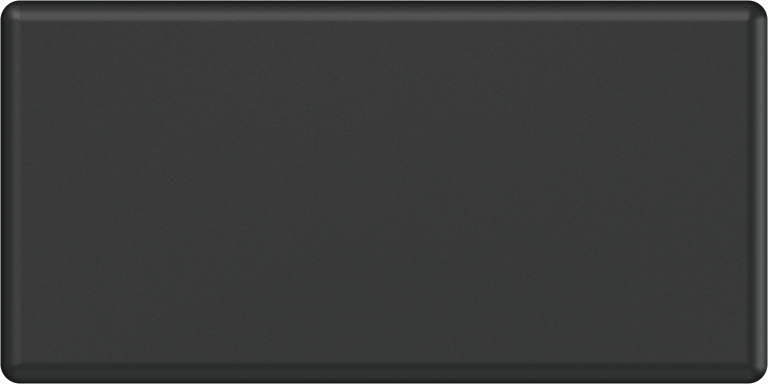
#> input picture frontend/src/assets/hardware/matte-keycap.webp, 768 x 384 px
$ python bake-heritage-materials.py
#> lines starting #> are read from the running program, lines starting #| are printed output that depends on the picture
"""Bake the approved raised key with legacy grain, leather and ebony inlays.

Offline only; deterministic assets with no runtime filters or blend modes.
Run after bake-hardware-materials.py using Python, numpy and Pillow.
"""
from pathlib import Path
import numpy as np
from PIL import Image

ASSETS = Path(__file__).resolve().parents[1] / 'src/assets'
OUT = ASSETS / 'hardware'
rng = np.random.default_rng(1281)


def save(name, values):
    image = Image.fromarray(np.uint8(np.clip(values, 0, 255)))
    image.save(OUT / name, 'WEBP', quality=92, method=6)
    print(name, image.size, (OUT / name).stat().st_size)


# Restore the actual previous theme's grain without losing the approved bevel.
key = np.asarray(Image.open(OUT / 'matte-keycap.webp').convert('RGBA')).copy()
#> key is the input picture: shape (384, 768, 4); mean R, G, B, A 55.5, 57.1, 56.3, 253.7
old = np.asarray(Image.open(ASSETS / 'aged-phone-fabric.webp').convert('L')
                 .resize((768, 384)), dtype=float)
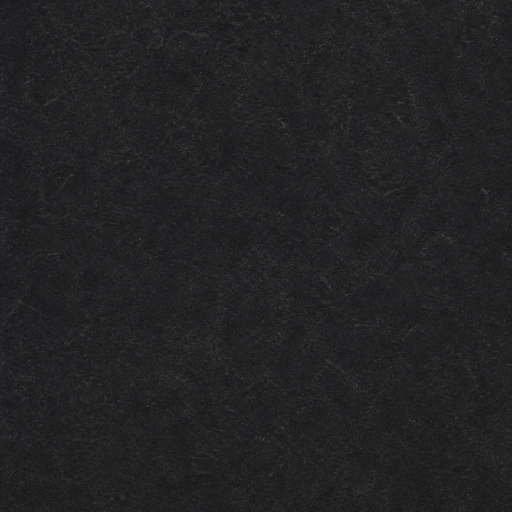
#> input picture frontend/src/assets/aged-phone-fabric.webp, 1024 x 1024 px (shown at 1/2 size)
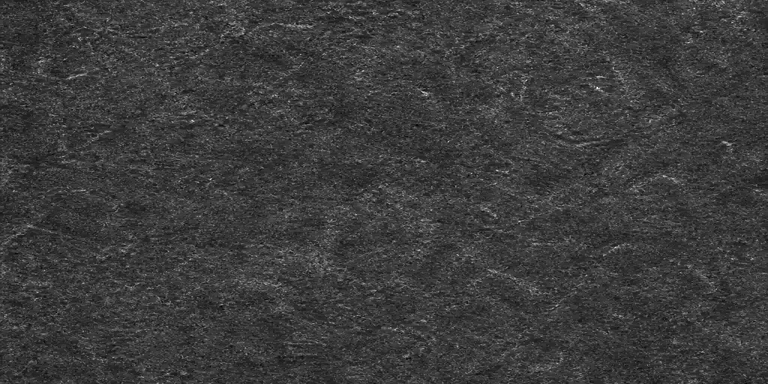
#> old: shape (384, 768) float64; min 19, max 83, mean 34.4; drawn with min black and max white
grain = np.clip((old - np.mean(old)) / max(np.std(old), 1), -2.5, 2.5)
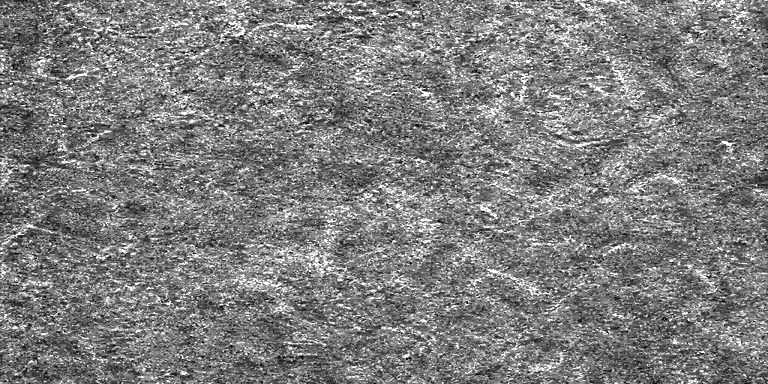
#> grain: shape (384, 768) float64; min -2.5, max 2.5, mean -0.0174; drawn with min black and max white
key[..., :3] = np.uint8(np.clip(key[..., :3] * (1 + grain[..., None] * .16), 0, 255))
save('heritage-keycap.webp', key)
#| heritage-keycap.webp (768, 384) 93218

# Irregular pebbled leather: nearest-cell seams, softly rounded raised grains.
h, w = 1024, 768
y, x = np.mgrid[:h, :w].astype(float)
spacing = 11
cy, cx = np.floor(y / spacing).astype(int), np.floor(x / spacing).astype(int)
sites = rng.uniform(.15, .85, (h // spacing + 4, w // spacing + 4, 2))
nearest = np.full((h, w), np.inf)
second = nearest.copy()
for oy in (-1, 0, 1):
    for ox in (-1, 0, 1):
        jitter = sites[cy + oy + 1, cx + ox + 1]
        distance = np.hypot(x - (cx + ox + jitter[..., 0]) * spacing,
                            y - (cy + oy + jitter[..., 1]) * spacing)
        second = np.minimum(second, np.maximum(nearest, distance))
        nearest = np.minimum(nearest, distance)
relief = np.tanh((second - nearest) / 1.8)
dy, dx = np.gradient(relief)
light = -dx * 9 - dy * 12
falloff = 4 * np.exp(-((x / w - .25) ** 2 + (y / h - .1) ** 2) * 2)
leather = 19 + relief * 8 + light + falloff + rng.normal(0, .7, (h, w))
save('charcoal-leather.webp', leather[..., None] * np.array([1.0, 1.015, 1.0]))
#> call 2 of save, with name = 'charcoal-leather.webp'
#> in save (call 2), `image = Image.fromarray(np.uint8(np.clip(values, 0, 255)))`:
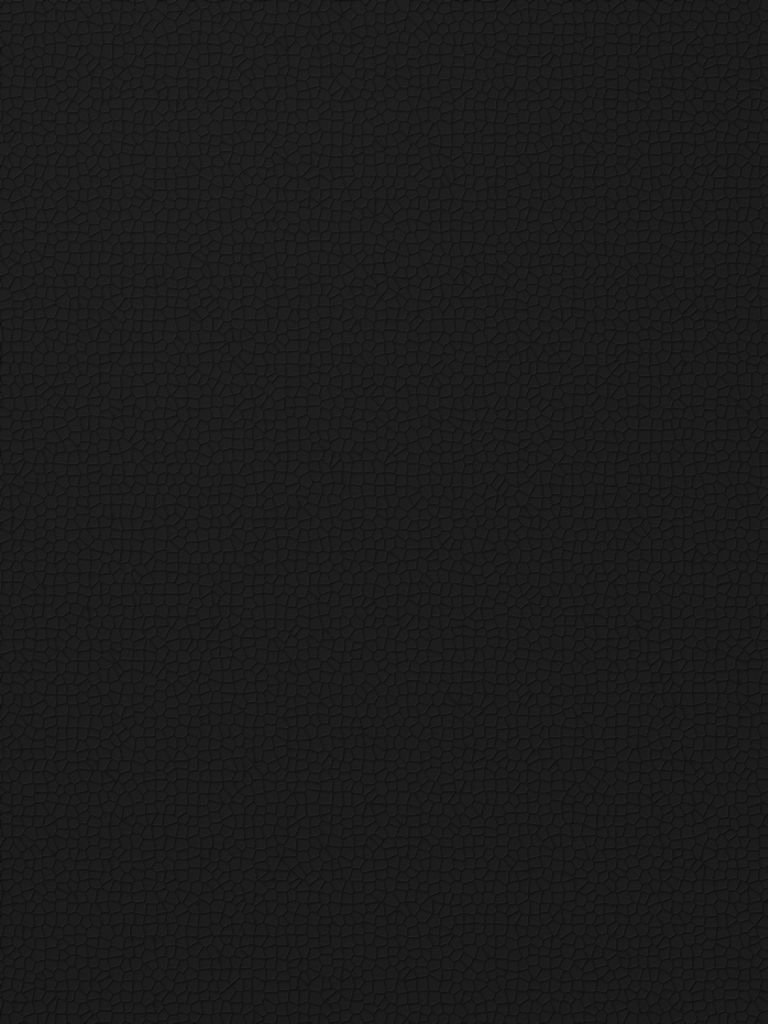
#> image: PIL image 768x1024 RGB; mean R, G, B 26.8, 27.2, 26.8
#| charcoal-leather.webp (768, 1024) 86080

# Quarter-sawn dark wood: irregular growth rings, open pores and satin relief.
# Taller source avoids tiling seams across a complete portrait handset.
h, w = 2048, 1024
y, x = np.mgrid[:h, :w].astype(float)
wood_rng = np.random.default_rng(1980)
warp = x + 19 * np.sin(y / 330 + x / 370) + 6 * np.sin(y / 117 + x / 210)
warp += 36 * np.exp(-((x - 630) / 180) ** 2) * np.sin(y / 520)
profile = wood_rng.normal(0, 1, 2048)
profile = np.convolve(profile, np.ones(5) / 5, mode='same')
growth = np.interp(warp.ravel(), np.arange(2048) - 300, profile).reshape(h, w)
fine = np.sin(warp * 1.7 + .8 * np.sin(y / 77))
pores = np.maximum(0, fine) ** 20
pores *= .5 + .5 * np.sin(y / 11 + warp / 9) ** 2
relief = growth * .65 - pores * .3
dy, dx = np.gradient(relief)
softbox = 7 * np.exp(-((x / w - .22) ** 2 * 3 + (y / h - .22) ** 2))
wood = 31 + growth * 15 - pores * 7 - dx * 3 - dy * 5 + softbox
wood += wood_rng.normal(0, .65, (h, w))
save('ebony-inlay.webp', wood[..., None] * np.array([1.14, 1.0, .82]))
#> call 3 of save, with name = 'ebony-inlay.webp'
#> in save (call 3), `image = Image.fromarray(np.uint8(np.clip(values, 0, 255)))`:
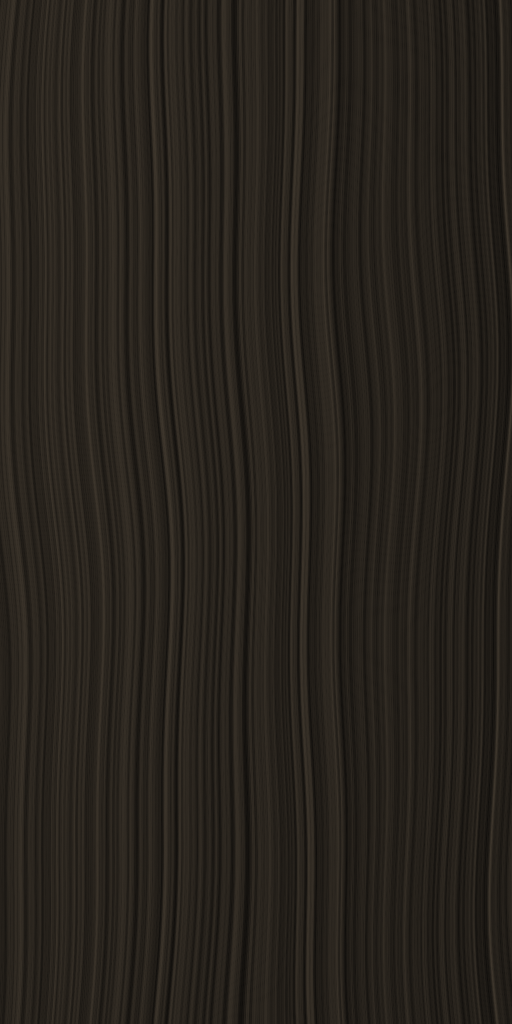
#> image: PIL image 1024x2048 RGB (shown at 1/2 size); mean R, G, B 38.6, 33.8, 27.6
#| ebony-inlay.webp (1024, 2048) 116702
